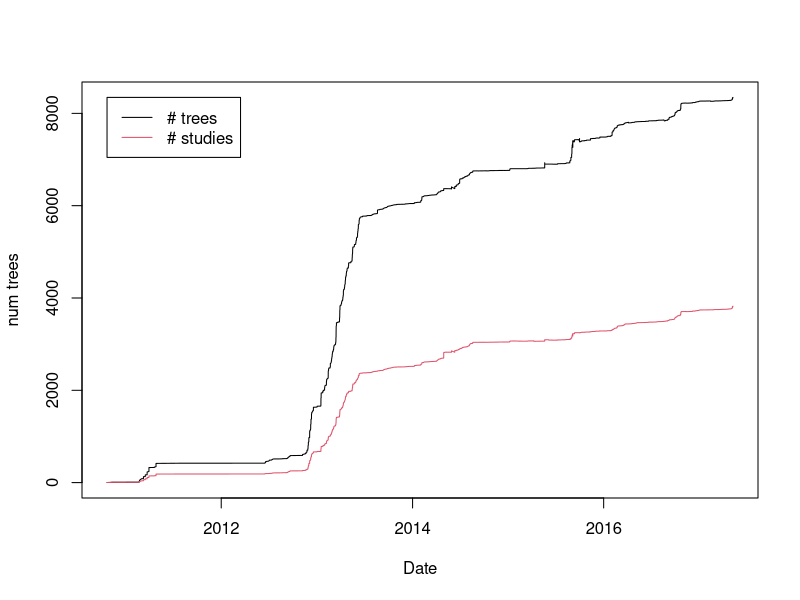

This chart was generated by the following R code:
d = read.table('whole-history.tsv', header=TRUE, sep="\t");
print(d);
dt = as.POSIXct(d$timestamp, origin="1970-01-01");
print(dt);

pdf("ot-phylesystem-time-series.pdf");
plot(dt, d$numtrees,
     xlab="Date", ylab="num trees",
     ylim=c(0, max(d$numtrees)),
     type="l",
     col=1);
lines(dt, d$numstudies, col=2);
legend(min(dt),
       max(d$numtrees),
       c("# trees", "# studies"),
       lty=c(1,1),
       col=c(1, 2))
dev.off();
